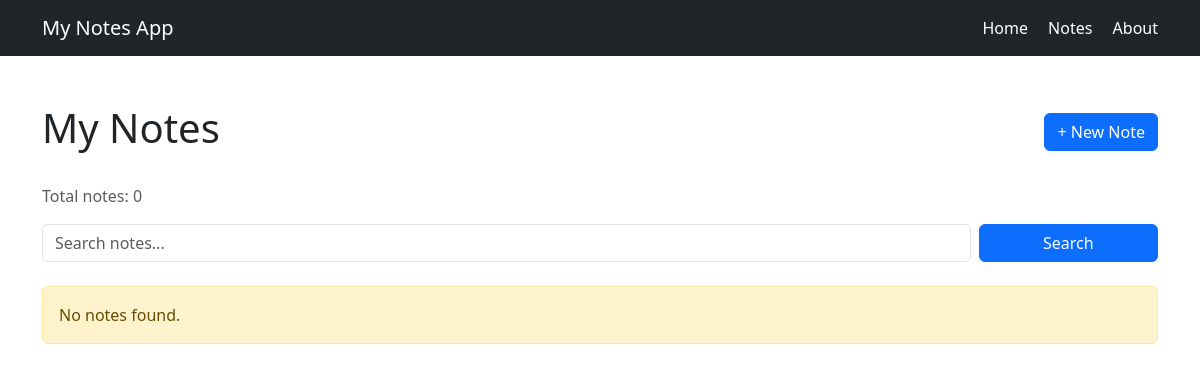
/notes, run on an earlier commit of the app's database.
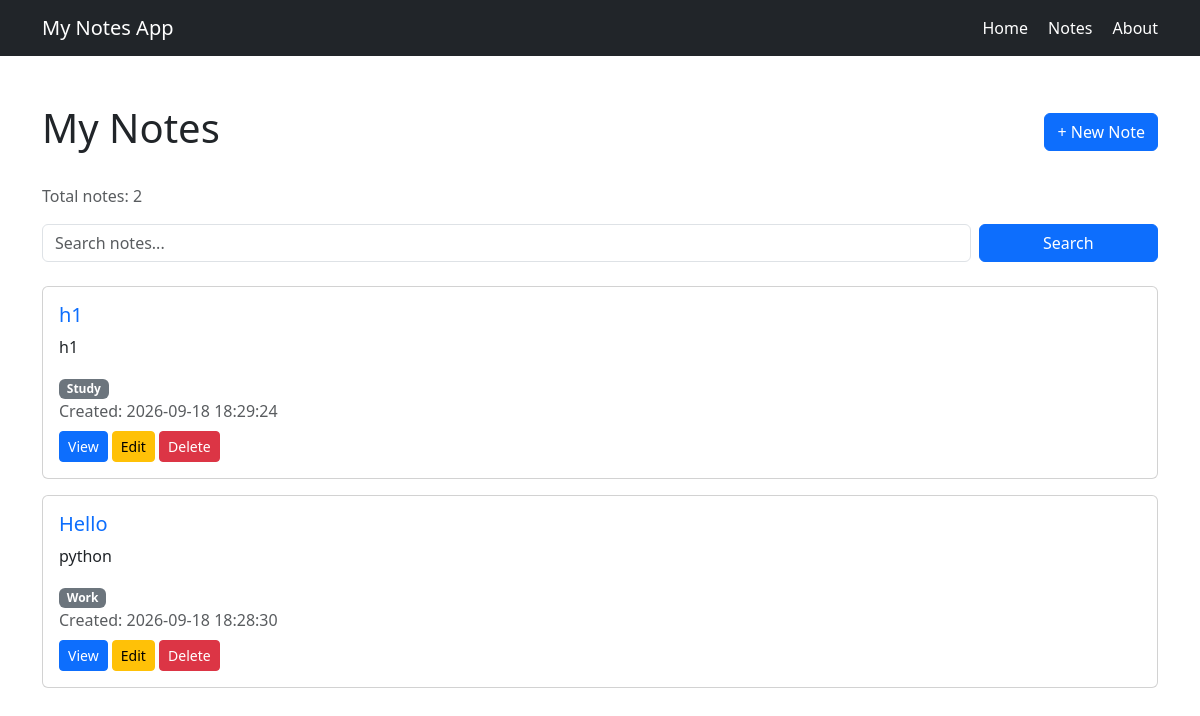
And on a later commit of the database.
### tables this page shows
CREATE TABLE notes (
            id INTEGER PRIMARY KEY AUTOINCREMENT,
            title TEXT NOT NULL,
            content TEXT NOT NULL
        , category TEXT NOT NULL DEFAULT 'General', created_at TEXT NOT NULL DEFAULT '');

### app.py (the view)
@app.route("/notes")
def notes():
    search_query = request.args.get("search", "").strip().lower()
    connection = get_db_connection()
    if search_query:
        notes_list = connection.execute(
            """
            SELECT * FROM notes
            WHERE LOWER(title) LIKE ?
            OR LOWER(content) LIKE ?
            OR LOWER(category) LIKE ?
            ORDER BY id DESC
            """,
            (
                f"%{search_query}%",
                f"%{search_query}%",
                f"%{search_query}%"
            )
        ).fetchall()
    else:
        notes_list = connection.execute(
            "SELECT * FROM notes ORDER BY id DESC"
        ).fetchall()
    total_notes = connection.execute(
        "SELECT COUNT(*) AS total FROM notes"
    ).fetchone()["total"]
    connection.close()
    return render_template(
        "notes.html",
        notes=notes_list,
        search_query=search_query,
        total_notes=total_notes
    )

### app.py (called while the page is built)
def get_db_connection():
    connection = sqlite3.connect(DATABASE)
    connection.row_factory = sqlite3.Row
    return connection

### templates/notes.html (shortened to what this page needs)
{% extends "base.html" %}
{% block content %}
<div class="d-flex justify-content-between align-items-center mb-4">
    <h1>My Notes</h1>
    <a href="{{ url_for('create_note') }}"
       class="btn btn-primary">
        + New Note
    </a>
</div>
<p class="text-muted">
    Total notes: {{ total_notes }}
</p>
<form method="GET"
      action="{{ url_for('notes') }}"
      class="row g-2 mb-4">
    <div class="col-md-10">
        <input type="text"
               name="search"
               class="form-control"
               placeholder="Search notes..."
               value="{{ search_query }}">
    </div>
    <div class="col-md-2 d-grid">
        <button type="submit" class="btn btn-primary">
            Search
        </button>
    </div>
</form>
{% if notes %}
    {% for note in notes %}
        <div class="card mb-3">
            <div class="card-body">
                <h5 class="card-title">
                    <a href="{{ url_for('view_note', note_id=note.id) }}"
                       class="text-decoration-none">
                        {{ note.title }}
                    </a>
                </h5>
                <p class="card-text">
                    {{ note.content }}
                </p>
                <span class="badge bg-secondary">
                    {{ note.category }}
                </span>
                <p class="text-muted mb-2">
                    Created: {{ note.created_at }}
                </p>
                <a href="{{ url_for('view_note', note_id=note.id) }}"
                   class="btn btn-sm btn-primary">
                    View
                </a>
                <a href="{{ url_for('edit_note', note_id=note.id) }}"
                   class="btn btn-sm btn-warning">
                    Edit
                </a>
                <form method="POST"
                      action="{{ url_for('delete_note', note_id=note.id) }}"
                      class="d-inline"
                      onsubmit="return confirm('Are you sure you want to delete this note?');">
                    <button type="submit" class="btn btn-sm btn-danger">
                        Delete
                    </button>
                </form>
            </div>
        </div>
    {% endfor %}
{% else %}
    <div class="alert alert-warning">
        No notes found.
    </div>
{% endif %}
{% endblock %}

### templates/base.html (shortened to what this page needs)
<!DOCTYPE html>
<html lang="en">
<head>
    <link
        href="https://cdn.jsdelivr.net/npm/bootstrap@5.3.3/dist/css/bootstrap.min.css"
        rel="stylesheet">
</head>
<body>
    <nav class="navbar navbar-expand-lg bg-dark navbar-dark">
        <div class="container">
            <a class="navbar-brand" href="/">
                My Notes App
            </a>
            <div>
                <a class="text-white me-3 text-decoration-none"
                   href="/">
                    Home
                </a>
                <a class="text-white me-3 text-decoration-none"
                   href="/notes">
                    Notes
                </a>
                <a class="text-white text-decoration-none"
                   href="/about">
                    About
                </a>
            </div>
        </div>
    </nav>
    <main class="container mt-5">
        {% block content %}
        {% endblock %}
    </main>
</body>
</html>

What changed in the data, as far as the page shows it:
added notes: title "h1", content "h1", category "Study", created_at "2026-09-18 18:29:24"
added notes: title "Hello", content "python", category "Work", created_at "2026-09-18 18:28:30"
Also different on the page:
{{ total_notes }}: "0" → "2"
text no longer shown: "No notes found."
